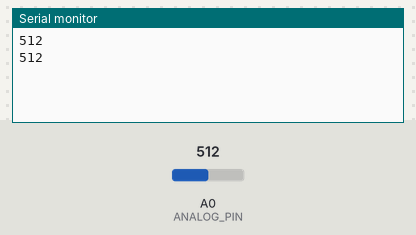
A sketch run on a simulated Arduino Uno, built with avr-gcc and run on an emulated ATmega328P. Shown: the last lines printed to the serial monitor. Inputs (shaded band) come from the test bench; at power-on: A0 (ANALOG_PIN) = 512.

Above: at 1.2 s.
1.3 s: A0 (ANALOG_PIN) set to 716
At 2.6 s:
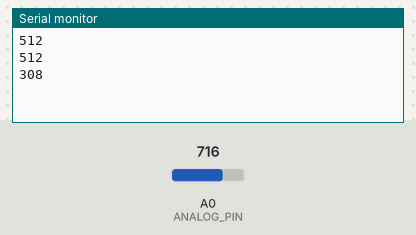
2.8 s: A0 (ANALOG_PIN) set to 900
At 3.8 s:
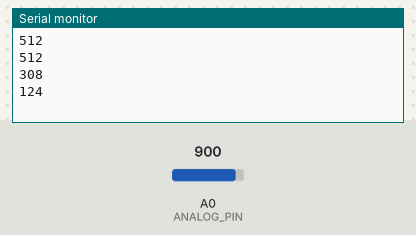
Timing chart, 0 to 5.8 s (numbered marks = the images above; inputs shaded):
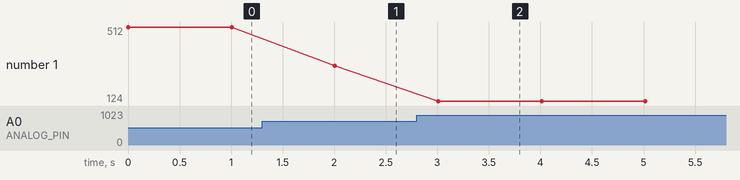

The sketch:

light-sensor-test.ino
```cpp
#define SAMPLE 20                    //this is how many SAMPLEs the device takes per reading
#define ANALOG_PIN A0

void setup() {
  Serial.begin(115200);
}

void loop(void)
{
  int16_t adc0 = 0;
  long sum = 0;
  int16_t reportval = 0;
  int i;
  for (i=0; i < SAMPLE; i++) {
    adc0 = analogRead(ANALOG_PIN);
    sum += adc0;
  }
  reportval = 1024 - (sum / SAMPLE) ;
  Serial.println(reportval);
  delay(1000);
}
```

Measured:
- after the input at 1.3 s, the serial monitor: prints a new line after 0.71 s (image 1)
- after the input at 2.8 s, the serial monitor: prints a new line after 0.21 s (image 2)
- plotted number 1: 512 → 308 after the input at 1.3 s, 308 → 124 after the input at 2.8 s
